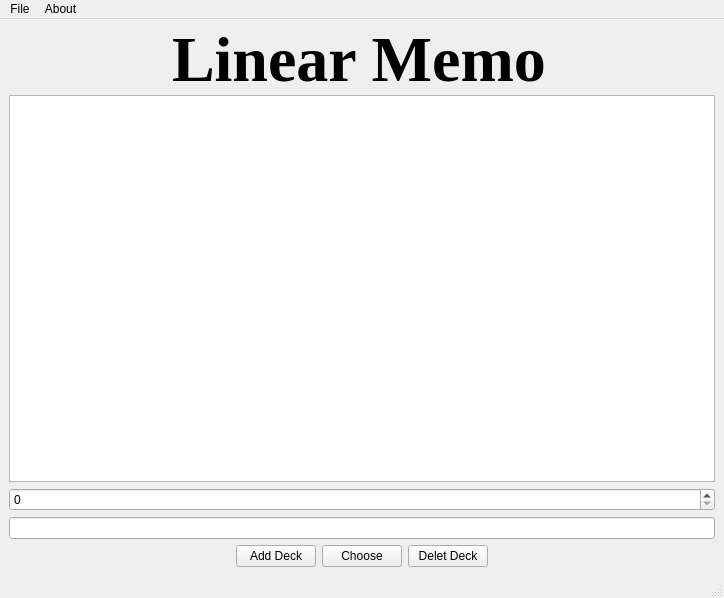
<?xml version="1.0" encoding="UTF-8"?>
<ui version="4.0">
 <class>MainWindow</class>
 <widget class="QMainWindow" name="MainWindow">
  <property name="geometry">
   <rect>
    <x>0</x>
    <y>0</y>
    <width>724</width>
    <height>598</height>
   </rect>
  </property>
  <property name="windowTitle">
   <string>Linear Memo V1.0</string>
  </property>
  <widget class="QWidget" name="centralwidget">
   <layout class="QVBoxLayout" name="verticalLayout">
    <item>
     <layout class="QHBoxLayout" name="horizontalLayout">
      <item>
       <spacer name="horizontalSpacer">
        <property name="orientation">
         <enum>Qt::Horizontal</enum>
        </property>
        <property name="sizeHint" stdset="0">
         <size>
          <width>40</width>
          <height>20</height>
         </size>
        </property>
       </spacer>
      </item>
      <item>
       <widget class="QLabel" name="label">
        <property name="minimumSize">
         <size>
          <width>381</width>
          <height>61</height>
         </size>
        </property>
        <property name="maximumSize">
         <size>
          <width>381</width>
          <height>61</height>
         </size>
        </property>
        <property name="font">
         <font>
          <family>Times New Roman</family>
          <pointsize>48</pointsize>
          <bold>true</bold>
         </font>
        </property>
        <property name="text">
         <string>Linear Memo</string>
        </property>
       </widget>
      </item>
      <item>
       <spacer name="horizontalSpacer_2">
        <property name="orientation">
         <enum>Qt::Horizontal</enum>
        </property>
        <property name="sizeHint" stdset="0">
         <size>
          <width>40</width>
          <height>20</height>
         </size>
        </property>
       </spacer>
      </item>
     </layout>
    </item>
    <item>
     <widget class="QPlainTextEdit" name="plainTextEdit"/>
    </item>
    <item>
     <widget class="QSpinBox" name="spinBox"/>
    </item>
    <item>
     <widget class="QLineEdit" name="lineEdit"/>
    </item>
    <item>
     <layout class="QHBoxLayout" name="horizontalLayout_2">
      <item>
       <spacer name="horizontalSpacer_3">
        <property name="orientation">
         <enum>Qt::Horizontal</enum>
        </property>
        <property name="sizeHint" stdset="0">
         <size>
          <width>40</width>
          <height>20</height>
         </size>
        </property>
       </spacer>
      </item>
      <item>
       <widget class="QPushButton" name="pushButton">
        <property name="text">
         <string>Add Deck</string>
        </property>
       </widget>
      </item>
      <item>
       <widget class="QPushButton" name="pushButton_2">
        <property name="text">
         <string>Choose</string>
        </property>
       </widget>
      </item>
      <item>
       <widget class="QPushButton" name="pushButton_5">
        <property name="text">
         <string>Delet Deck</string>
        </property>
       </widget>
      </item>
      <item>
       <spacer name="horizontalSpacer_4">
        <property name="orientation">
         <enum>Qt::Horizontal</enum>
        </property>
        <property name="sizeHint" stdset="0">
         <size>
          <width>40</width>
          <height>20</height>
         </size>
        </property>
       </spacer>
      </item>
     </layout>
    </item>
   </layout>
  </widget>
  <widget class="QMenuBar" name="menubar">
   <property name="geometry">
    <rect>
     <x>0</x>
     <y>0</y>
     <width>724</width>
     <height>22</height>
    </rect>
   </property>
   <widget class="QMenu" name="menuFile">
    <property name="title">
     <string>File</string>
    </property>
    <addaction name="actionLoad"/>
    <addaction name="actionExport"/>
   </widget>
   <widget class="QMenu" name="menuAbout">
    <property name="title">
     <string>About</string>
    </property>
    <addaction name="actionGithub_Link"/>
    <addaction name="separator"/>
   </widget>
   <addaction name="menuFile"/>
   <addaction name="menuAbout"/>
  </widget>
  <widget class="QStatusBar" name="statusbar"/>
  <action name="actionLoad">
   <property name="text">
    <string>Load</string>
   </property>
  </action>
  <action name="actionExport">
   <property name="text">
    <string>Export</string>
   </property>
  </action>
  <action name="actionGithub_Link">
   <property name="text">
    <string>Github Link</string>
   </property>
  </action>
 </widget>
 <resources/>
 <connections/>
</ui>
